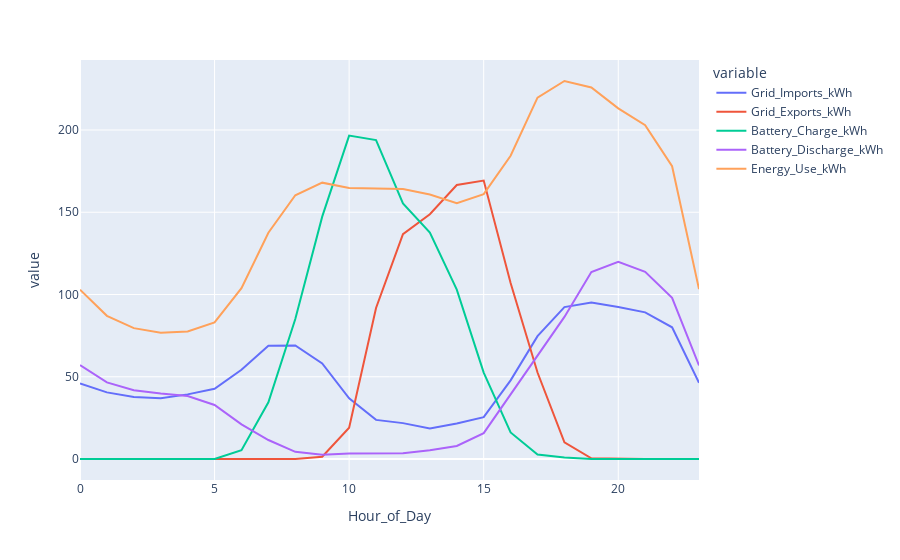

The notebook cell saved with this chart:
### Code cell
px.line(model.grouped.hourly[["Grid_Imports_kWh", "Grid_Exports_kWh", 
                              "Battery_Charge_kWh", "Battery_Discharge_kWh",
                              "Energy_Use_kWh"]])

### Figure 1 — Plotly figure (JSON) as saved in the notebook; plotly's stock layout.template omitted (floating-point values rounded to 4 significant figures)
{"data": [{"hovertemplate": "variable=Grid_Imports_kWh<br>Hour_of_Day=%{x}<br>value=%{y}<extra></extra>", "legendgroup": "Grid_Imports_kWh", "line": {"color": "#636efa", "dash": "solid"}, "marker": {"symbol": "circle"}, "mode": "lines", "name": "Grid_Imports_kWh", "orientation": "v", "showlegend": true, "type": "scatter", "x": [0, 1, 2, 3, 4, 5, 6, 7, 8, 9, 10, 11, 12, 13, 14, 15, 16, 17, 18, 19, 20, 21, 22, 23], "xaxis": "x", "y": [45.88, 40.49, 37.71, 36.99, 39.28, 42.74, 54.29, 68.9, 69.04, 58.06, 36.94, 23.77, 21.81, 18.56, 21.63, 25.45, 47.79, 74.67, 92.32, 95.09, 92.35, 89.15, 80.04, 46.36], "yaxis": "y"}, {"hovertemplate": "variable=Grid_Exports_kWh<br>Hour_of_Day=%{x}<br>value=%{y}<extra></extra>", "legendgroup": "Grid_Exports_kWh", "line": {"color": "#EF553B", "dash": "solid"}, "marker": {"symbol": "circle"}, "mode": "lines", "name": "Grid_Exports_kWh", "orientation": "v", "showlegend": true, "type": "scatter", "x": [0, 1, 2, 3, 4, 5, 6, 7, 8, 9, 10, 11, 12, 13, 14, 15, 16, 17, 18, 19, 20, 21, 22, 23], "xaxis": "x", "y": [0, 0, 0, 0, 0, 0, 0, 0, 0, 1.395, 19.0, 91.78, 136.6, 148.8, 166.5, 169.3, 107.0, 52.58, 10.12, 0.401, 0, 0, 0, 0], "yaxis": "y"}, {"hovertemplate": "variable=Battery_Charge_kWh<br>Hour_of_Day=%{x}<br>value=%{y}<extra></extra>", "legendgroup": "Battery_Charge_kWh", "line": {"color": "#00cc96", "dash": "solid"}, "marker": {"symbol": "circle"}, "mode": "lines", "name": "Battery_Charge_kWh", "orientation": "v", "showlegend": true, "type": "scatter", "x": [0, 1, 2, 3, 4, 5, 6, 7, 8, 9, 10, 11, 12, 13, 14, 15, 16, 17, 18, 19, 20, 21, 22, 23], "xaxis": "x", "y": [0, 0, 0, 0, 0, 0.07, 5.341, 34.46, 85.05, 147.3, 196.6, 193.9, 155.3, 137.6, 103.0, 52.54, 16.15, 2.735, 0.914, 0.002, 0, 0, 0, 0], "yaxis": "y"}, {"hovertemplate": "variable=Battery_Discharge_kWh<br>Hour_of_Day=%{x}<br>value=%{y}<extra></extra>", "legendgroup": "Battery_Discharge_kWh", "line": {"color": "#ab63fa", "dash": "solid"}, "marker": {"symbol": "circle"}, "mode": "lines", "name": "Battery_Discharge_kWh", "orientation": "v", "showlegend": true, "type": "scatter", "x": [0, 1, 2, 3, 4, 5, 6, 7, 8, 9, 10, 11, 12, 13, 14, 15, 16, 17, 18, 19, 20, 21, 22, 23], "xaxis": "x", "y": [57.06, 46.56, 41.84, 39.78, 38.27, 32.86, 21.06, 11.56, 4.375, 2.634, 3.294, 3.589, 3.502, 5.343, 7.89, 15.75, 39.16, 63.26, 86.37, 113.6, 119.8, 113.8, 97.94, 56.9], "yaxis": "y"}, {"hovertemplate": "variable=Energy_Use_kWh<br>Hour_of_Day=%{x}<br>value=%{y}<extra></extra>", "legendgroup": "Energy_Use_kWh", "line": {"color": "#FFA15A", "dash": "solid"}, "marker": {"symbol": "circle"}, "mode": "lines", "name": "Energy_Use_kWh", "orientation": "v", "showlegend": true, "type": "scatter", "x": [0, 1, 2, 3, 4, 5, 6, 7, 8, 9, 10, 11, 12, 13, 14, 15, 16, 17, 18, 19, 20, 21, 22, 23], "xaxis": "x", "y": [102.9, 87.05, 79.56, 76.78, 77.55, 83.03, 103.8, 137.5, 160.3, 168.0, 164.7, 164.2, 164.1, 160.8, 155.4, 161.0, 184.4, 219.7, 229.8, 225.9, 213.1, 202.9, 178.0, 103.3], "yaxis": "y"}], "layout": {"legend": {"title": {"text": "variable"}, "tracegroupgap": 0}, "margin": {"t": 60}, "xaxis": {"anchor": "y", "domain": [0, 1], "title": {"text": "Hour_of_Day"}}, "yaxis": {"anchor": "x", "domain": [0, 1], "title": {"text": "value"}}}}
